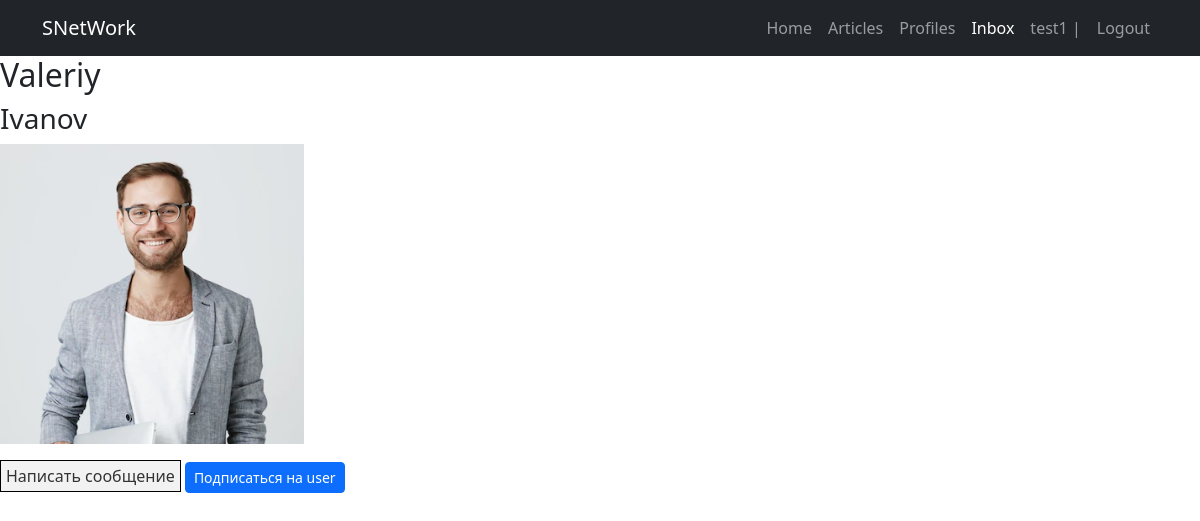
Screenshot of /profile/1/ (signed in) with the database file from the repository.
### profiles/models.py (models this page shows)
class User(AbstractUser):
    photo = models.ImageField(upload_to="profiles/%Y/%m/%d", default="default.jpg",blank=True, null=True)
    date_birth = models.DateTimeField(blank=True, null=True)
    following = models.ManyToManyField('self', related_name='followers', blank=True, symmetrical=False)

### profiles/views.py (the view)
# urls.py: path('profile/<int:pk>/', ProfileDetail, name='profile'),
def ProfileDetail(request, pk):
    model = get_user_model()
    profile = model.objects.get(pk=pk)
    extra_content = {'profile': profile,
        'default_image' : DEFAULT_USER_IMAGE}
    return render(request, 'profile/profile-detail.html', context=extra_content)

### profiles/templates/profile/profile-detail.html (shortened to what this page needs)
{% extends 'base/index.html' %}
{% load static %}
{% block content %}
<h2>{{ profile.first_name }}</h2>
<h3>{{ profile.last_name }}</h3>
{% if profile.photo %}
<p><img src="{{ profile.photo.url }}" height="300"></p>
{% endif %}
<a href="{% url 'create-message' %}" class="button-style">Написать сообщение</a>
    {% if request.user.is_authenticated and request.user != profile %}
        {% if request.user in profile.followers.all %}
            <button class="btn btn-sm btn-danger btn-follow" data-slug="{{ profile.id }}">
                Отписаться от {{ profile.username }}</button>
        {% else %}
            <button class="btn btn-sm btn-primary btn-follow" data-slug="{{ profile.id }}">
                Подписаться на {{ profile.username }}</button>
        {% endif %}
    {% elif request.user == profile %}
    <a href="{% url 'change-profile' profile.id %}" class="button-style"> Редактировать профиль</a>
    {% endif %}
{% endblock %}

### templates/base/index.html (shortened to what this page needs)
<!DOCTYPE html>
{% load static %}
<html lang="en">
<head>
    <link href=" {% static 'css/styles.css' %}" rel="stylesheet" />
</head>
<body>
        <nav class="navbar navbar-expand-lg navbar-dark bg-dark">
            <div class="container">
                <a class="navbar-brand" href="#!">SNetWork</a>
                <div class="collapse navbar-collapse" id="navbarSupportedContent">
                    <ul class="navbar-nav ms-auto mb-2 mb-lg-0">
                        <li class="nav-item"><a class="nav-link" href="#">Home</a></li>
                        <li class="nav-item"><a class="nav-link" href="{% url 'articles' %}">Articles</a></li>
                        <li class="nav-item"><a class="nav-link" href="{% url 'profiles' %}">Profiles</a></li>
                        <li class="nav-item"><a class="nav-link active" aria-current="page" href="{% url 'inbox' %}">Inbox</a></li>
                        {% if user.is_authenticated %}
                        <li class="nav-item"><a class="nav-link" href="{% url 'profile' user.id %}">{{ user.username }} |</a></li>
                        <li class="nav-item"><a class="nav-link" href="{% url 'logout' %}">Logout</a></li>
                        {% else %}
                        <li class="nav-item"><a class="nav-link" href="{% url 'login' %}">Login</a></li>
                        {% endif %}
                    </ul>
                </div>
            </div>
        </nav>
{% block content %}
{% endblock %}
</body>
</html>

### rows the page displays
User: username "test1"
User: first_name "Valeriy", last_name "Ivanov", photo (picture), username "user"
